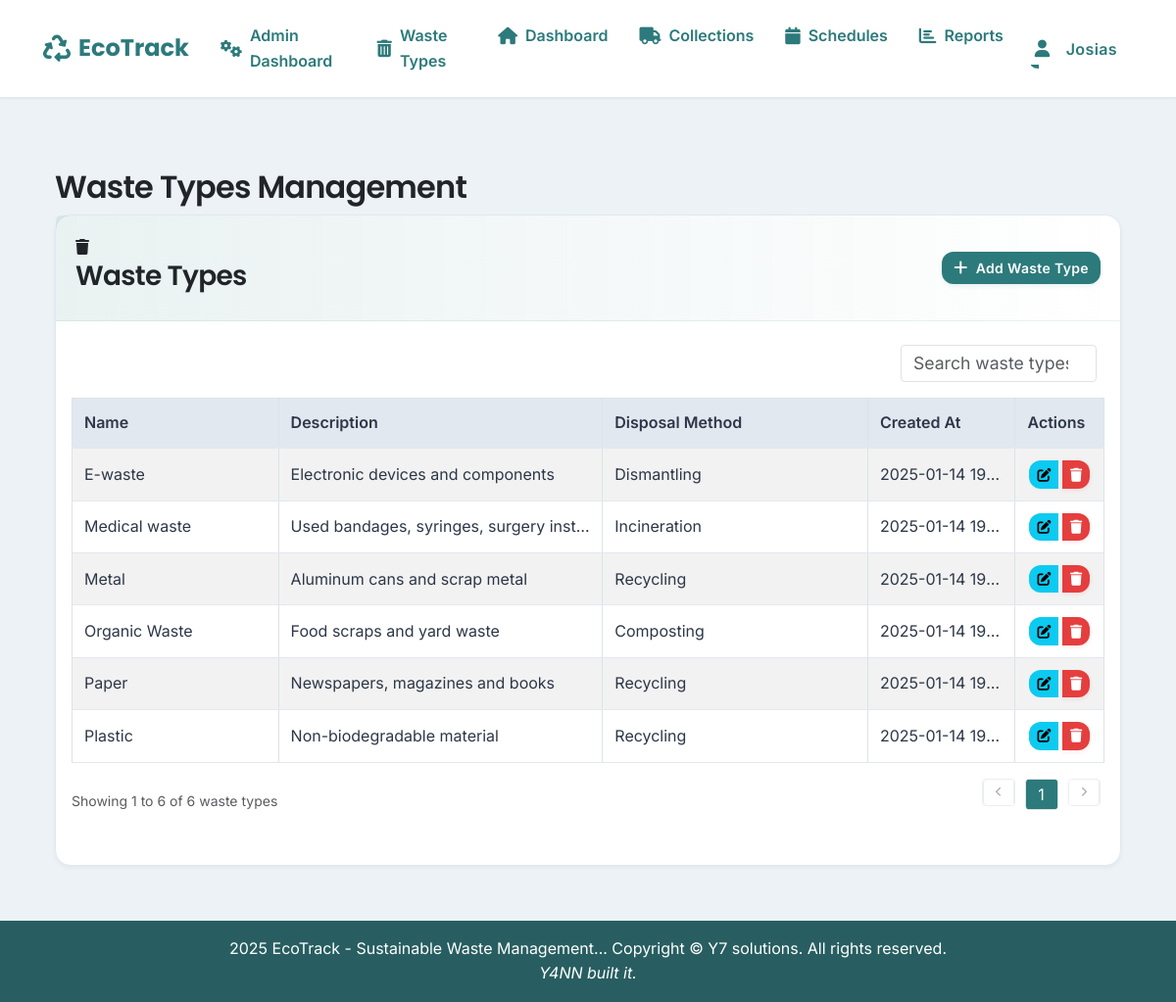
/admin/waste-types (signed in), run on the app's committed database.
### models.py (models this page shows, shortened)
class User(UserMixin, db.Model):
    __tablename__ = 'users'
    id = db.Column(db.Integer, primary_key=True)
    username = db.Column(db.String(80), unique=True, nullable=False)
    email = db.Column(db.String(120), unique=True, nullable=False)
    password_hash = db.Column(db.String(200), nullable=False)
    first_name = db.Column(db.String(100), nullable=False)
    last_name = db.Column(db.String(100), nullable=False)
    role = db.Column(db.String(50), nullable=False)
    is_active = db.Column(db.Boolean, default=True, nullable=False)
    created_at = db.Column(db.DateTime, default=datetime.utcnow)
    def is_admin(self):
        return self.role == 'Administrator'
    def is_operator(self):
        return self.role == 'Waste Management Operator'

class WasteType(db.Model):
    __tablename__ = 'waste_types'
    id = db.Column(db.Integer, primary_key=True)
    name = db.Column(db.String(100), nullable=False)
    description = db.Column(db.Text, nullable=False)
    disposal_method = db.Column(db.String(200), nullable=False)
    created_at = db.Column(db.DateTime, default=datetime.utcnow)

### blueprints/admin.py (the view)
@admin_bp.route('/admin/waste-types')
@login_required
@admin_required
def waste_types():
    waste_types = WasteType.query.all()
    return render_template('admin/waste_types.html', waste_types=waste_types)

### blueprints/admin.py (called while the page is built)
def admin_required(f):
    @wraps(f)
    def decorated_function(*args, **kwargs):
        if not current_user.is_authenticated or not current_user.is_admin():
            return jsonify({
                'status': 'error',
                'message': 'You do not have permission to access this page.',
                'redirect': url_for('index')
            }), 403
        return f(*args, **kwargs)
    return decorated_function

### blueprints/auth.py (called while the page is built)
@login_manager.user_loader
def load_user(user_id):
    return User.query.get(int(user_id))

### templates/admin/waste_types.html (shortened to what this page needs)
{% extends "base.html" %}
{% block content %}
<div class="container-fluid px-4">
    <h2 class="mt-4">Waste Types Management</h2>
    <div class="card mb-4">
        <div class="card-header d-flex justify-content-between align-items-center">
            <div>
                <i class="fas fa-trash me-1"></i>
                <h3>Waste Types</h3>
            </div>
            <a href="{{ url_for('admin.new_waste_type') }}" class="btn btn-primary btn-sm">
                <i class="fas fa-plus"></i> Add Waste Type
            </a>
        </div>
        <div class="card-body px-0">
            <div class="table-responsive">
                <table id="wasteTypesTable" class="table table-striped table-bordered">
                    <thead>
                        <tr>
                            <th style="width: 20%">Name</th>
                            <th style="width: 30%">Description</th>
                            <th style="width: 25%">Disposal Method</th>
                            <th style="width: 15%">Created At</th>
                            <th style="width: 10%">Actions</th>
                        </tr>
                    </thead>
                    <tbody>
                        {% for waste_type in waste_types %}
                        <tr>
                            <td class="text-nowrap">{{ waste_type.name }}</td>
                            <td class="text-nowrap">{{ waste_type.description }}</td>
                            <td class="text-nowrap">{{ waste_type.disposal_method }}</td>
                            <td class="text-nowrap" data-order="{{ waste_type.created_at.strftime('%Y%m%d%H%M%S') }}">
                                {{ waste_type.created_at.strftime('%Y-%m-%d %H:%M') }}
                            </td>
                            <td class="text-nowrap">
                                <div class="btn-group">
                                    <a href="{{ url_for('admin.edit_waste_type', id=waste_type.id) }}"
                                       class="btn btn-sm btn-info"
                                       data-bs-toggle="tooltip"
                                       title="Edit Waste Type">
                                        <i class="fas fa-edit"></i>
                                    </a>
                                    <button type="button"
                                            class="btn btn-sm btn-danger"
                                            onclick="confirmDelete(`{{ url_for('admin.delete_waste_type', id=waste_type.id) }}`, 'Are you sure you want to delete this waste type?')"
                                            data-bs-toggle="tooltip"
                                            title="Delete Waste Type">
                                        <i class="fas fa-trash"></i>
                                    </button>
                                </div>
                            </td>
                        </tr>
                        {% endfor %}
                    </tbody>
                </table>
            </div>
        </div>
    </div>
</div>
{% endblock %}

### templates/base.html (shortened to what this page needs)
<!DOCTYPE html>
<html lang="en">
<head>
    <link href="https://cdn.jsdelivr.net/npm/bootstrap@5.3.0/dist/css/bootstrap.min.css" rel="stylesheet">
    <link rel="stylesheet" href="https://cdnjs.cloudflare.com/ajax/libs/font-awesome/6.0.0/css/all.min.css">
    <link rel="stylesheet" href="https://cdn.jsdelivr.net/npm/sweetalert2@11/dist/sweetalert2.min.css">
    <link rel="stylesheet" href="{{ url_for('static', filename='css/styles.css') }}">
</head>
<body>
    <nav class="navbar navbar-expand-lg">
        <div class="container-fluid">
            <a class="navbar-brand" href="/">
                <i class="fas fa-recycle me-2"></i>EcoTrack
            </a>
            <div class="collapse navbar-collapse" id="navbarNav">
                <ul class="navbar-nav">
                    {% if current_user.is_authenticated %}
                        {% if current_user.is_admin() %}
                            <li class="nav-item">
                                <a class="nav-link" href="{{ url_for('admin.dashboard') }}">
                                    <i class="fas fa-cogs me-2"></i>Admin Dashboard
                                </a>
                            </li>
                            <li class="nav-item">
                                <a class="nav-link" href="{{ url_for('waste_types') }}">
                                    <i class="fas fa-trash-alt"></i>
                                    Waste Types
                                </a>
                            </li>
                        {% endif %}
                        <li class="nav-item">
                            <a class="nav-link" href="{{ url_for('index') }}">
                                <i class="fas fa-home me-2"></i>Dashboard
                            </a>
                        </li>
                        {% if current_user.is_operator() or current_user.is_admin() %}
                            <li class="nav-item">
                                <a class="nav-link" href="{{ url_for('collections') }}">
                                    <i class="fas fa-truck me-2"></i>Collections
                                </a>
                            </li>
                            <li class="nav-item">
                                <a class="nav-link" href="{{ url_for('schedules') }}">
                                    <i class="fas fa-calendar me-2"></i>Schedules
                                </a>
                            </li>
                        {% endif %}
                        {% if current_user.is_admin() or current_user.is_reporting_user() %}
                            <li class="nav-item">
                                <a class="nav-link" href="{{ url_for('reports') }}">
                                    <i class="fas fa-chart-bar"></i>
                                    Reports
                                </a>
                            </li>
                        {% endif %}
                    {% endif %}
                </ul>
                <ul class="navbar-nav ms-auto">
                    {% if current_user.is_authenticated %}
                        <li class="nav-item dropdown">
                            <button class="nav-link dropdown-toggle btn btn-link" type="button" id="userDropdown"
                                    data-bs-toggle="dropdown" data-bs-auto-close="true" aria-expanded="false">
                                <i class="fas fa-user me-2"></i>
                                {{ current_user.first_name }}
                            </button>
                        </li>
                    {% endif %}
                </ul>
            </div>
        </div>
    </nav>
    <div class="content-wrapper">
        {% block content %}{% endblock %}
    </div>
    <footer class="footer">
        <div class="container">
            <span> 2025 EcoTrack - Sustainable Waste Management...</span>
            <copyright>
                <span>Copyright &copy; Y7 solutions. All rights reserved.</span>
            </copyright><br>
            <span><i>Y4NN built it.</i></span>
        </div>
    </footer>
</body>
</html>

### static/css/styles.css (style rules this page uses)
:root { --primary-color: #2C7A7B; --primary-dark: #285E61; --primary-light: #4FD1C5; --secondary-color: #718096; --background-light: #EDF2F7; --background-card: #FFFFFF; --text-dark: #2D3748; --text-light: #718096; --danger: #E53E3E; --warning: #D69E2E; --success: #38A169; --info: #3182CE; --border-color: #E2E8F0; --hover-bg: #E2E8F0; --spacing-xs: 0.25rem; --spacing-sm: 0.5rem; --spacing-md: 1rem; --spacing-lg: 1.5rem; --spacing-xl: 2rem; }
body { background-color: var(--background-light); font-family: 'Inter', 'Segoe UI', system-ui, -apple-system, sans-serif; min-height: 100vh; display: flex; flex-direction: column; line-height: 1.6; }
.content-wrapper { flex: 1; padding: var(--spacing-xl); opacity: 0; animation: fadeIn 0.5s ease forwards; position: relative; z-index: 1; }
.container { position: relative; z-index: 2; }
.navbar { background: var(--background-card); border-bottom: 1px solid var(--border-color); box-shadow: 0 1px 2px rgba(0,0,0,0.05); padding: 1rem 2rem; }
.navbar-brand { font-family: 'Poppins', 'Segoe UI', sans-serif; font-weight: 700; font-size: 1.5rem; color: var(--primary-color) !important; transition: all 0.3s cubic-bezier(0.4, 0, 0.2, 1); display: flex; align-items: center; }
.navbar-brand i { font-size: 1.75rem; margin-right: 0.75rem; transition: transform 0.3s cubic-bezier(0.4, 0, 0.2, 1); }
.nav-link { color: var(--primary-color) !important; font-weight: 600; position: relative; padding: 0.5rem 1rem; margin: 0 0.5rem; transition: all 0.3s ease; display: flex; align-items: center; }
.nav-link i { margin-right: 0.5rem; font-size: 1.1rem; }
.nav-link::after { content: ''; position: absolute; bottom: 0; left: 0; width: 0; height: 2px; background-color: var(--primary-color); transition: width 0.3s ease; }
.card { transition: transform 0.2s ease-in-out, box-shadow 0.2s ease-in-out; }
.card-header { background: transparent; border-bottom: 1px solid var(--border-color); padding: var(--spacing-lg); }
.card-body { padding: var(--spacing-lg); position: relative; z-index: 1; }
.btn { padding: 0.75rem 1.5rem; border-radius: 8px; font-weight: 500; transition: all 0.3s ease; border: none; position: relative; z-index: 2; }
.btn-primary { background-color: var(--primary-color); color: white; }
.btn { position: relative; padding: 0.75rem 1.5rem; border-radius: 12px; font-weight: 600; letter-spacing: 0.025em; transition: all 0.3s cubic-bezier(0.4, 0, 0.2, 1); overflow: hidden; display: inline-flex; align-items: center; gap: 0.5rem; }
.btn i { font-size: 1.1rem; transition: transform 0.3s cubic-bezier(0.4, 0, 0.2, 1); }
.btn::before { content: ''; position: absolute; top: 0; left: -100%; width: 100%; height: 100%; background: linear-gradient( 90deg, transparent 0%, rgba(255, 255, 255, 0.2) 50%, transparent 100% ); transition: left 0.5s cubic-bezier(0.4, 0, 0.2, 1); }
.btn-primary { background: var(--primary-color); border: none; color: var(--background-card); box-shadow: 0 2px 4px rgba(44, 122, 123, 0.1); }
.btn-danger { background: var(--danger); border: none; color: var(--background-card); box-shadow: 0 2px 4px rgba(229, 62, 62, 0.1); }
.btn-sm { padding: 0.5rem 1rem; font-size: 0.875rem; }
.btn-sm i { font-size: 1rem; }
h1, h2, h3, h4, h5, h6 { font-family: 'Poppins', 'Segoe UI', sans-serif; font-weight: 600; letter-spacing: -0.025em; }
.card { background: var(--background-card); border: 1px solid var(--border-color); border-radius: 16px; box-shadow: 0 2px 4px rgba(0, 0, 0, 0.05); transition: all 0.3s cubic-bezier(0.4, 0, 0.2, 1); }
.card-header { background: linear-gradient(to right, rgba(44, 122, 123, 0.1), transparent); border-bottom: 1px solid rgba(44, 122, 123, 0.1); padding: 1.25rem; }
.table { margin-bottom: 0; }
.table th { background-color: var(--hover-bg); border-bottom: 2px solid var(--border-color); color: var(--text-dark); font-weight: 600; }
.table td { border-bottom: 1px solid var(--border-color); color: var(--text-dark); }
.footer { background-color: var(--primary-dark); color: white; padding: 1rem 0; text-align: center; margin-top: auto; }

### templates/base.html (style rules this page uses)
.navbar { position: relative; z-index: 1030 !important; }
.content-wrapper { position: relative; z-index: 1020 !important; margin-top: 1rem; }
.nav-item.dropdown { position: relative; }
.nav-link.btn-link { padding: 0.5rem 1rem; text-decoration: none; background: none; border: none; color: inherit; }

### data on the page
User: first_name "Josias"
WasteType: name "Plastic", description "Non-biodegradable material", disposal_method "Recycling", created_at "2025-01-14 19…"
WasteType: name "Organic Waste", description "Food scraps and yard waste", disposal_method "Composting", created_at "2025-01-14 19…"
WasteType: name "Paper", description "Newspapers, magazines and books", disposal_method "Recycling", created_at "2025-01-14 19…"
WasteType: name "Metal", description "Aluminum cans and scrap metal", disposal_method "Recycling", created_at "2025-01-14 19…"
WasteType: name "E-waste", description "Electronic devices and components", disposal_method "Dismantling", created_at "2025-01-14 19…"
WasteType: name "Medical waste", description "Used bandages, syringes, surgery inst…", disposal_method "Incineration", created_at "2025-01-14 19…"
